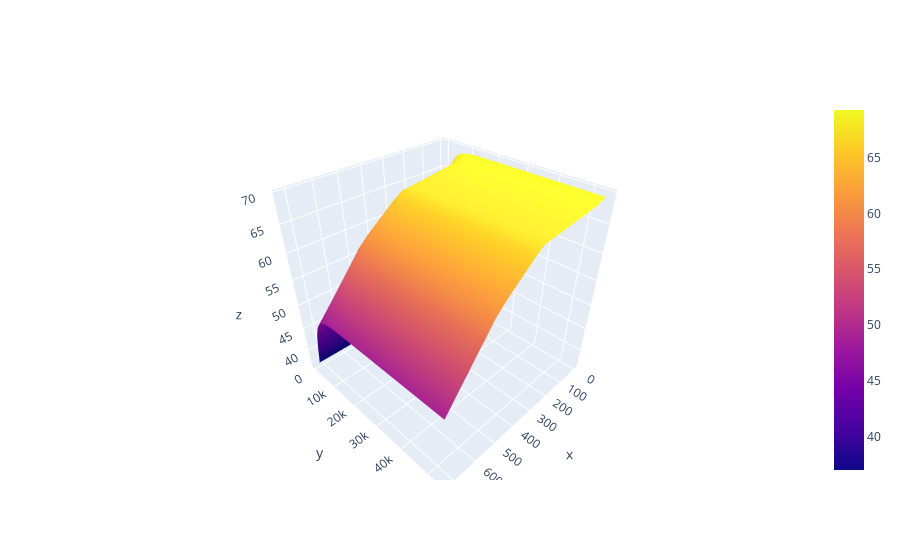

Notebook cell for this chart:
### Code cell
import plotly.graph_objects as go

# Assuming T is your numpy array with temperature data
x, y = T.shape
x_interval = 40
y_interval = 40
x_values = list(range(0, x, x_interval))
y_values = list(range(0, y, y_interval))
X, Y = np.meshgrid(y_values, x_values)

fig = go.Figure(data=[go.Surface(z=T[::x_interval, ::y_interval], x=X, y=Y)])
fig.show()

### Figure 1 — Plotly figure (JSON) as saved in the notebook; plotly's stock layout.template omitted (floating-point values rounded to 4 significant figures; data arrays with more than 128 entries replaced by an {"elided": "..."} marker saying what was removed)
{"data": [{"type": "surface", "x": {"elided": "1350x19 int values"}, "y": {"elided": "1350x19 int values"}, "z": {"elided": "1350x19 float values"}}], "layout": {}}
